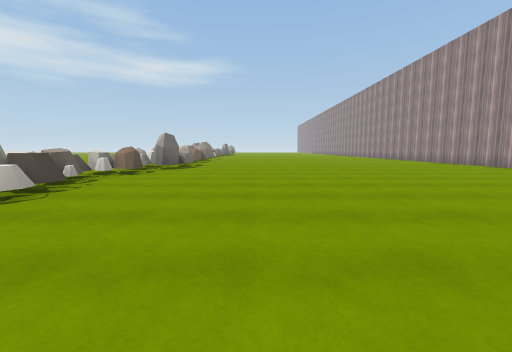
[1] (above)

16 first-person views from a walk through a 3-D level made in the Unity game engine. The camera is 1.2 m above the floor, tilts 6° down and sees 90° across. The floor is counted in squares, 2 m on a side. Each view is taken from the middle of a square. On the plan, view 1 faces up. The plan holds only what a view shows up to about 9 squares ahead; the rest is blank. The place goes on beyond the plan. The player character is not drawn. Some surface patterns are stand-ins.

[2]
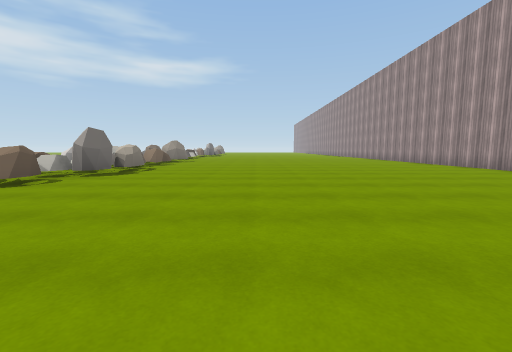

[3]
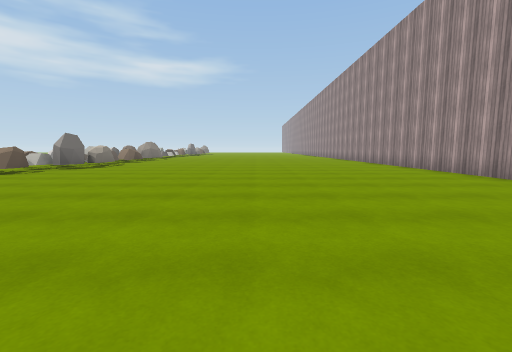

[4]
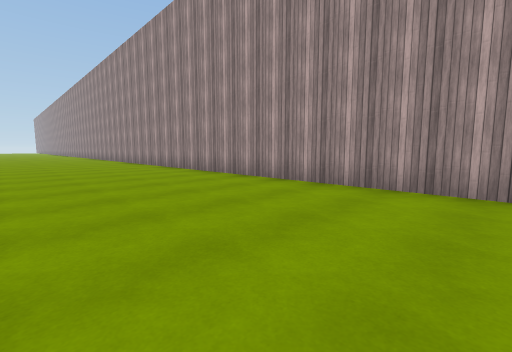

[5]
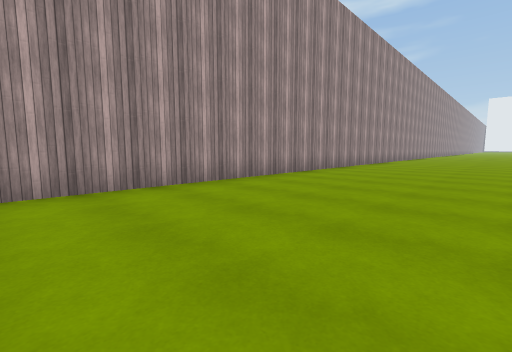

[6]
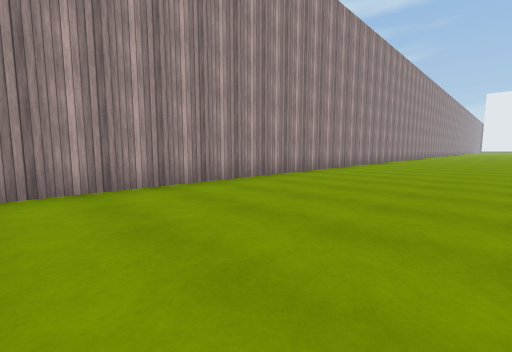

[7]
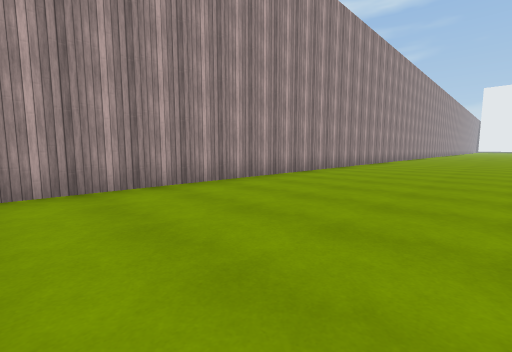

[8]
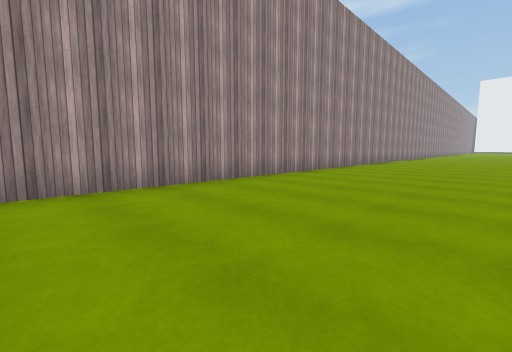

[9]
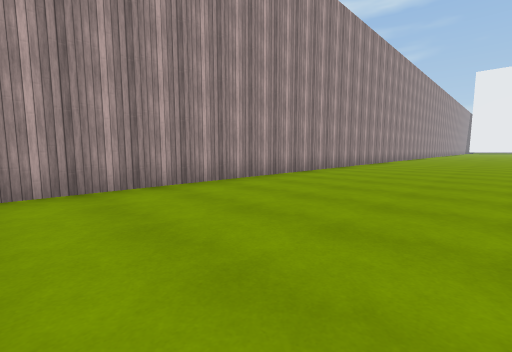

[10]
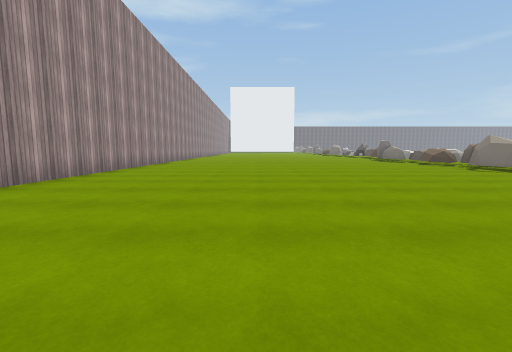

[11]
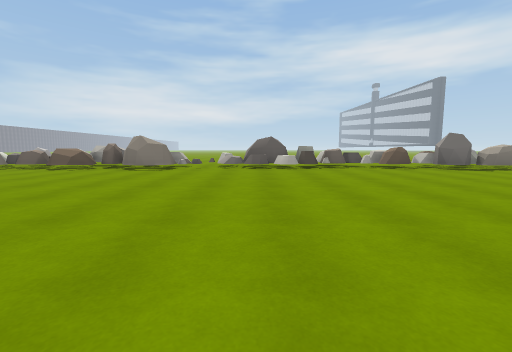

[12]
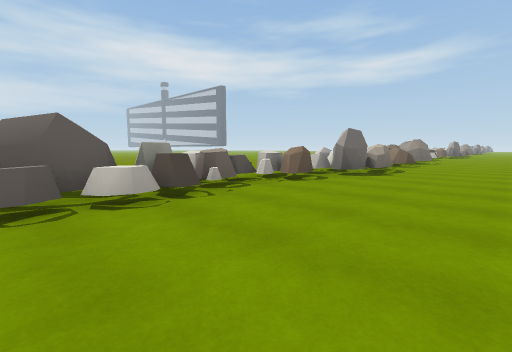

[13]
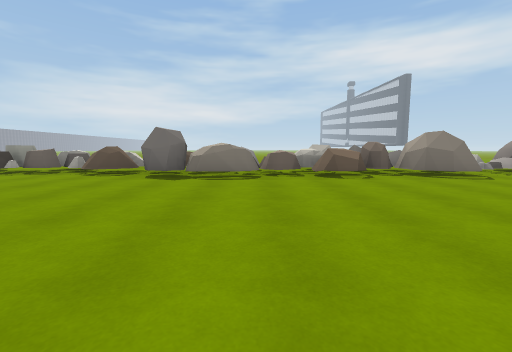

[14]
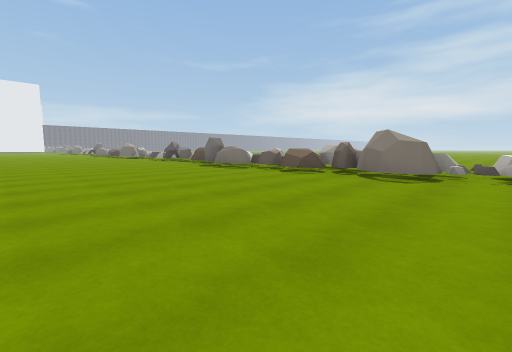

[15]
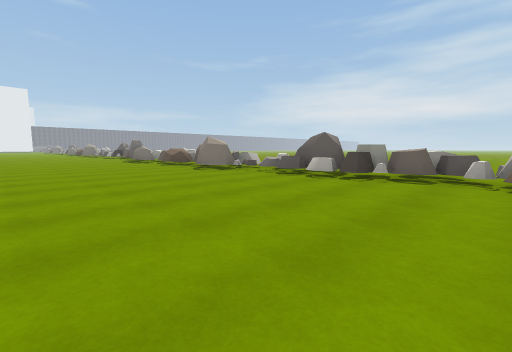

[16]
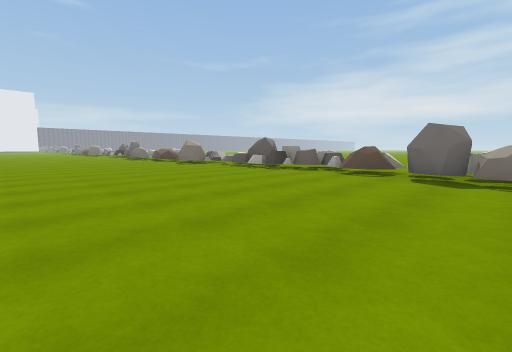

### Floor plan
Key: @ floor where view 1 was taken; # wall or solid block; x gap in a wall; . floor; = window, fence, low wall or low ledge; ^ raised ledge.
Columns run from 5 left of view 1 to 8 right of it. Each row starts with its distance up from view 1.
 11   =..........#
 10 ===..........#
  9 .=#..........#
  8  =#..........#
  7  =#..........#
  6  ==..........#
  5  =...........#
  4  ##..........#
  3   ^..........#
  2    ..........#
  1    ..........#
  0      @  .....#
 -1          ....#
 -2          ....#
 -3          ....#
 -4          ....#
 -5          ....#
 -6   #..........#
 -7 .=#..........#
 -8 .=#..........#
 -9 .##..........#
-10  =...........#
-11  #=..........#
-12  #=..........#
-13 .#=..........#
-14 .==..........#
-15 .^x..........#
-16 .##..........#
-17  ##..........#
-18 .#=..........#
-19 .^=..........#
-20 ===..........#
-21  =#..........#
-22  =#..........#
-23  =#..........#
-24 .==..........#
-25 ==...........#
-26 .#=..........#
-27 .#=..........#
-28 .#=..........#
-29  =^..........#
-30  .=..........#
-31  =#..........#
-32  ##..........#
-33  ##..........#
-34  ^=..    ..
-35   =.

Where each view was taken, in squares from view 1:
view 1: 0 up, 0 right, facing up
view 2: 2 up, 1 right, facing up
view 3: 0 up, 3 right, facing up
view 4: 1 down, 4 right, facing up-right
view 5: 2 up, 4 right, facing down-right
view 6: 4 down, 4 right, facing down-right
view 7: 10 down, 4 right, facing down-right
view 8: 16 down, 4 right, facing down-right
view 9: 22 down, 4 right, facing down-right
view 10: 24 down, 4 right, facing down
view 11: 28 down, 5 right, facing left
view 12: 28 down, 0 right, facing up-left
view 13: 20 down, 3 right, facing left
view 14: 14 down, 3 right, facing down-left
view 15: 9 down, 2 right, facing down-left
view 16: 6 down, 3 right, facing down-left
